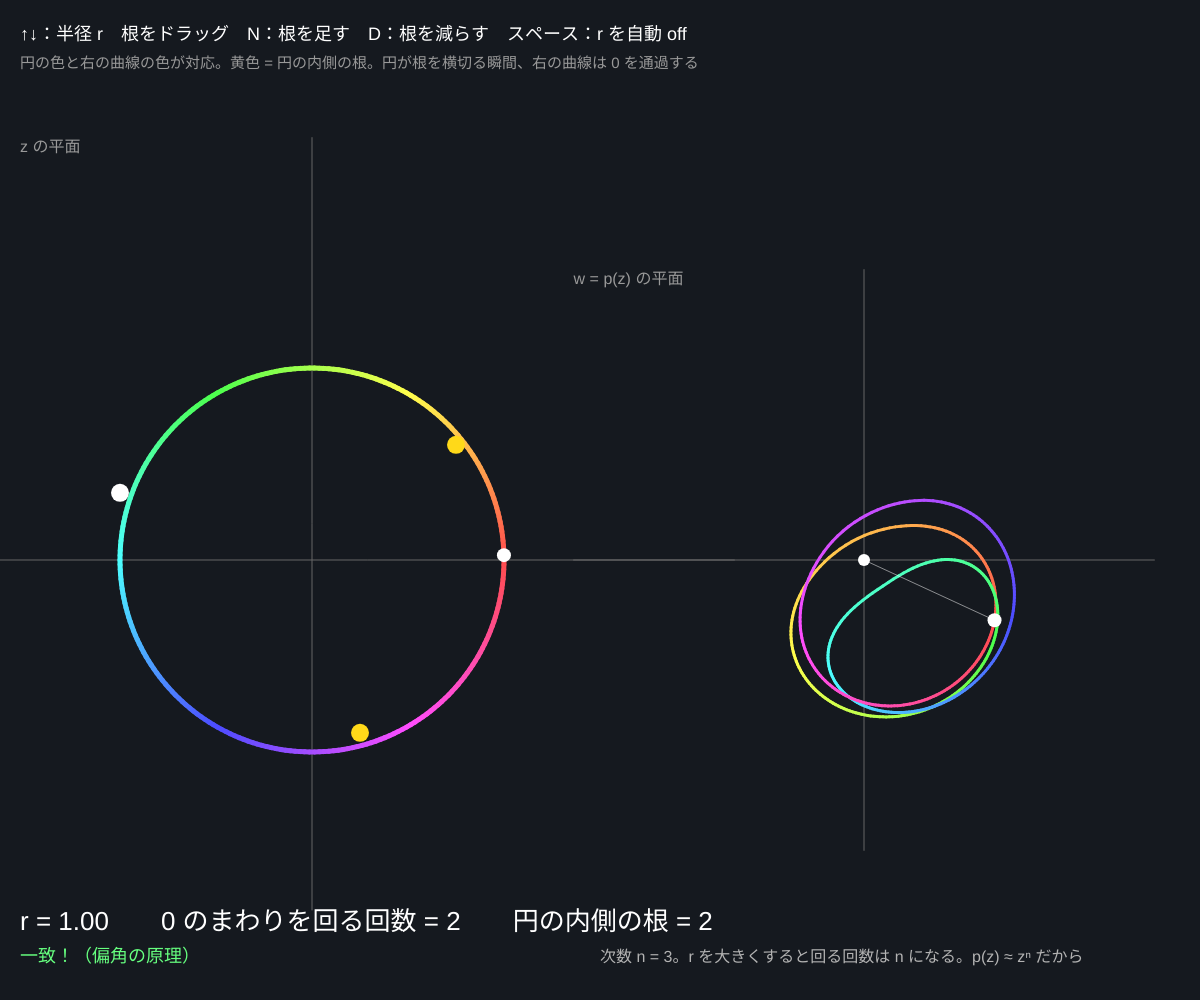
Frame 1 (no input)
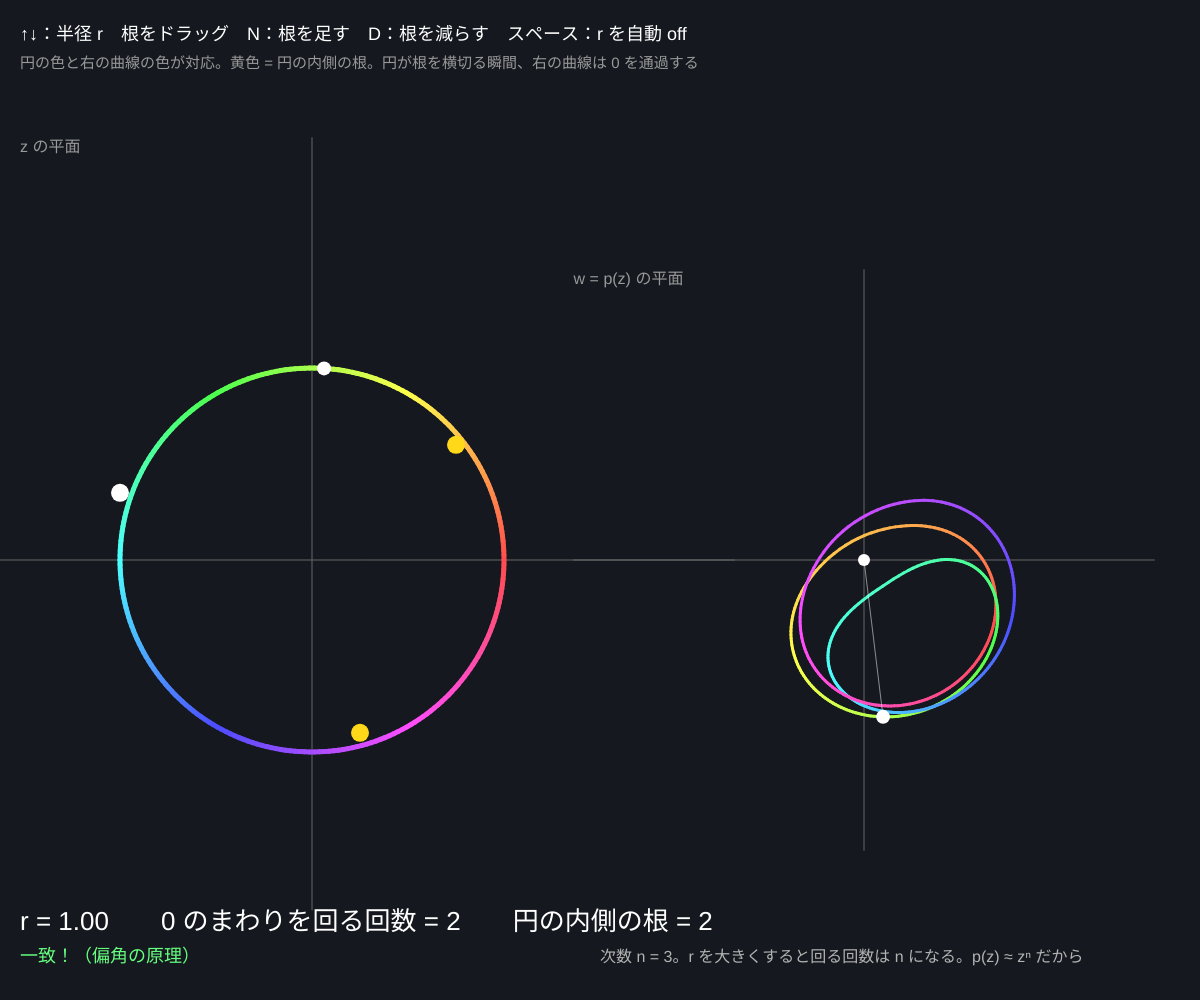
Frame 60 (no input)
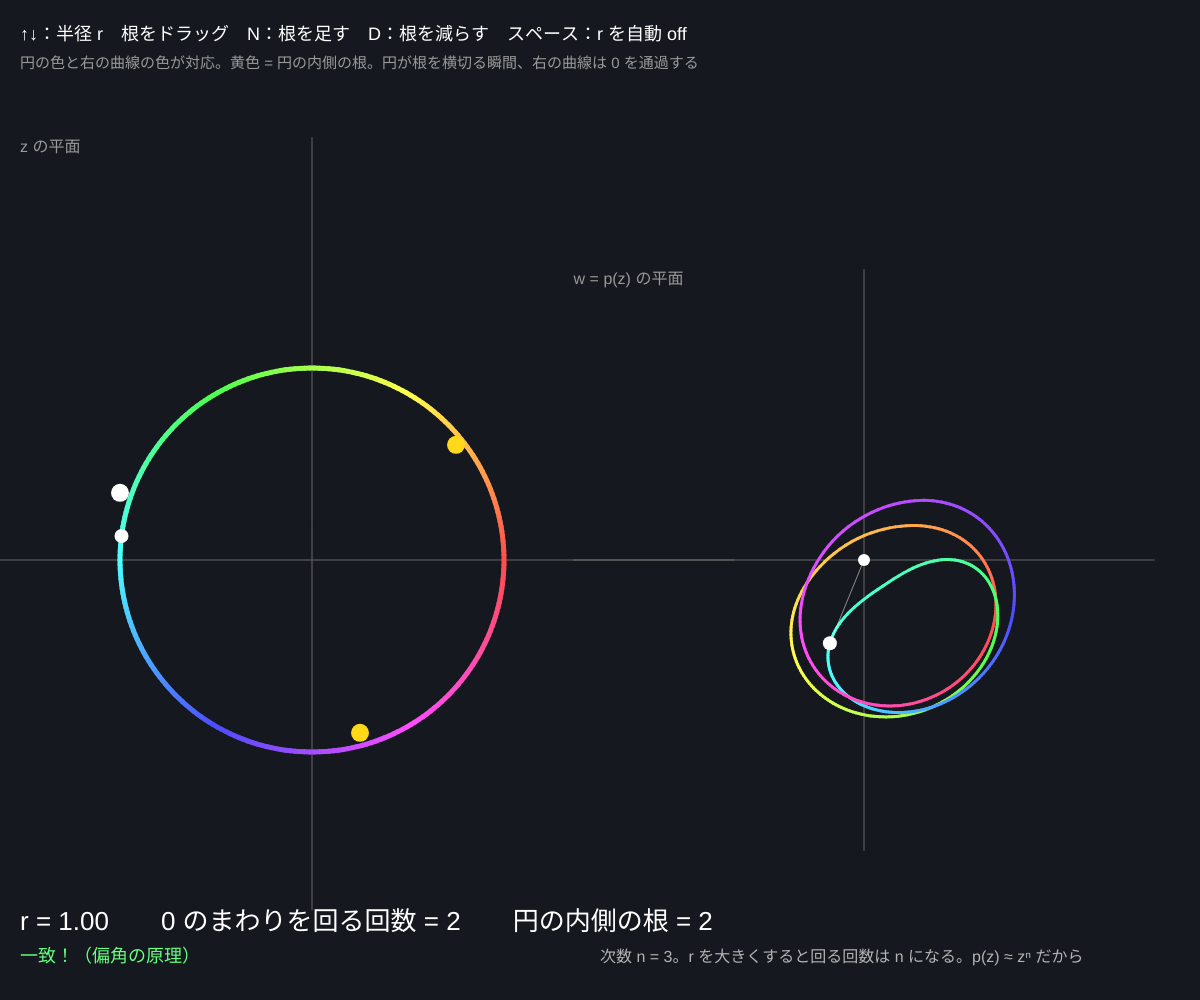
Frame 120 (the mouse pressed at the canvas centre since frame 60)

The p5.js sketch that drew these frames (run headless with seeded random() and noise() and a simulated clock; from frame 60 on, the mouse is pressed at the canvas centre):

// p5.js sketch
// ── sketch.js
// ============================================
// 10 回転数と代数学の基本定理
// 多項式 p(z) = (z − α₁)(z − α₂)… に、半径 r の円 |z| = r をまるごと入れると、右に閉じた曲線ができる
//   その曲線が 0 のまわりを回る回数 ＝ 円の内側にある根の数。r を大きくすると必ず n 回 → n 次式には根が n 個ある（代数学の基本定理）
// ↑↓ = 円の半径 r / 根をドラッグ = 動かす / N = 根を足す / D = 根を減らす / スペース = r を自動で動かす
// ============================================

let roots = [];
let r = 1.0;                 // ★ 円の半径
let sweep = false, sweepT = 0;
let M = 500;                 // ★ 円の上の点の数
let dragI = -1;
let zc, wc, zs, Rw;          // 左右の中心と大きさ

function setup() {
  createCanvas(windowWidth, windowHeight);
  colorMode(HSB, 360, 100, 100, 100);
  roots = [{ x: -1.0, y: 0.35 }, { x: 0.75, y: 0.6 }, { x: 0.25, y: -0.9 }];
  layout();
}
function layout() {
  zs = min(width * 0.2, height * 0.32) / 1.25;
  Rw = min(width * 0.22, height * 0.34);
  zc = { x: width * 0.26, y: height * 0.56 }; wc = { x: width * 0.72, y: height * 0.56 };
}

// ★ p(z) = Π (z − α_k)（複素数のかけ算）
function poly(x, y) {
  let re = 1, im = 0;
  for (let a of roots) { let dx = x - a.x, dy = y - a.y; [re, im] = [re * dx - im * dy, re * dy + im * dx]; }
  return { re, im };
}

function draw() {
  background(215, 30, 12);
  if (sweep) { sweepT += 0.006; r = 1.25 + 1.15 * sin(sweepT - HALF_PI); }
  if (keyIsDown(UP_ARROW)) r = min(2.4, r + 0.01);
  if (keyIsDown(DOWN_ARROW)) r = max(0.05, r - 0.01);
  if (dragI >= 0) { roots[dragI].x = constrain((mouseX - zc.x) / zs, -2.2, 2.2); roots[dragI].y = constrain(-(mouseY - zc.y) / zs, -2.2, 2.2); }

  // 円の上の点と、その行き先 w = p(z)
  let ws = [], K = 0;
  for (let i = 0; i <= M; i++) { let th = (i / M) * TWO_PI, w = poly(r * cos(th), r * sin(th)); ws.push(w); K += Math.hypot(w.re, w.im); }
  K = K / (M + 1) + 1e-9;
  // ★ 回転数：w の向き（偏角）の変化を合計して 2π で割る
  let sum = 0;
  for (let i = 0; i < M; i++) {
    let d = Math.atan2(ws[i + 1].im, ws[i + 1].re) - Math.atan2(ws[i].im, ws[i].re);
    if (d > PI) d -= TWO_PI; if (d < -PI) d += TWO_PI;
    sum += d;
  }
  let wind = Math.round(sum / TWO_PI);
  let inside = roots.filter((a) => Math.hypot(a.x, a.y) < r).length;

  // 左：z の平面
  axes(zc, zs * 2.2, 'z の平面');
  noFill(); strokeWeight(5);
  for (let i = 0; i < M; i += 2) { let a = (i / M) * TWO_PI, b = ((i + 2) / M) * TWO_PI; stroke((i / M) * 360, 70, 100); line(zc.x + r * zs * cos(a), zc.y - r * zs * sin(a), zc.x + r * zs * cos(b), zc.y - r * zs * sin(b)); }
  for (let a of roots) { let isIn = Math.hypot(a.x, a.y) < r; noStroke(); fill(isIn ? 50 : 0, isIn ? 90 : 0, 100); circle(zc.x + a.x * zs, zc.y - a.y * zs, 18); }
  // 右：w = p(z) の平面（遠くを縮めて表示：w / (|w| + K)）
  axes(wc, Rw * 1.1, 'w = p(z) の平面');
  let toW = (w) => { let m = Math.hypot(w.re, w.im), s = Rw / (m + K); return { x: wc.x + w.re * s, y: wc.y - w.im * s }; };
  strokeWeight(3);
  for (let i = 0; i < M; i++) { let a = toW(ws[i]), b = toW(ws[i + 1]); stroke((i / M) * 360, 70, 100); line(a.x, a.y, b.x, b.y); }
  noStroke(); fill(0, 0, 100); circle(wc.x, wc.y, 12);
  // 動く目印
  let k = floor((frameCount * 2) % M), th = (k / M) * TWO_PI, mw = toW(ws[k]);
  fill(0, 0, 100); circle(zc.x + r * zs * cos(th), zc.y - r * zs * sin(th), 14); circle(mw.x, mw.y, 14);
  stroke(0, 0, 100, 50); strokeWeight(1); line(wc.x, wc.y, mw.x, mw.y);

  noStroke(); fill(0, 0, 100); textSize(26);
  text('r = ' + nf(r, 1, 2) + '　　0 のまわりを回る回数 = ' + wind + '　　円の内側の根 = ' + inside, 20, height - 70);
  fill(wind === inside ? 130 : 0, 60, 100); textSize(18);
  text(wind === inside ? '一致！（偏角の原理）' : '円がちょうど根の上を通っている', 20, height - 38);
  fill(0, 0, 70); textSize(16);
  text('次数 n = ' + roots.length + '。r を大きくすると回る回数は n になる。p(z) ≈ zⁿ だから', width * 0.5, height - 38);
  fill(0, 0, 100); textSize(18);
  text('↑↓：半径 r　根をドラッグ　N：根を足す　D：根を減らす　スペース：r を自動 ' + (sweep ? 'ON' : 'off'), 20, 40);
  fill(0, 0, 60); textSize(15);
  text('円の色と右の曲線の色が対応。黄色 = 円の内側の根。円が根を横切る瞬間、右の曲線は 0 を通過する', 20, 68);
}

function axes(c, L, title) {
  // 画面の外や説明文の下に入らないように、軸の長さと見出しの位置を止める
  let top = max(90, c.y - L), bottom = min(height - 90, c.y + L), left = max(0, c.x - L), right = min(width, c.x + L);
  stroke(0, 0, 40); strokeWeight(1);
  line(left, c.y, right, c.y); line(c.x, top, c.x, bottom);
  noStroke(); fill(0, 0, 60); textSize(16); text(title, max(20, c.x - L), top + 14);
}

function mousePressed() {
  dragI = roots.findIndex((a) => Math.hypot(zc.x + a.x * zs - mouseX, zc.y - a.y * zs - mouseY) < 16);
}
function mouseReleased() { dragI = -1; }
function keyPressed() {
  if ((key === 'n' || key === 'N') && roots.length < 7) roots.push({ x: random(-1.5, 1.5), y: random(-1.5, 1.5) });
  if ((key === 'd' || key === 'D') && roots.length > 1) roots.pop();
  if (key === ' ') sweep = !sweep;
}

// ---------- やってみよう ----------
// 1. r をゆっくり大きくして、根を 1 つ追い越すたびに回る回数が 1 ずつ増えるのを確かめよう
// 2. 根を 2 つ重ねる（重根）と、右の曲線はどうなる？
// 3. poly() を p(z) = z² + 1 のように係数で書きかえてみよう。根は ±i（図の上下）にある？
// 4. 「円を大きくすると n 回、小さくすると 0 回 → 途中で必ず 0 を通る」。これが代数学の基本定理の証明のアイデア
